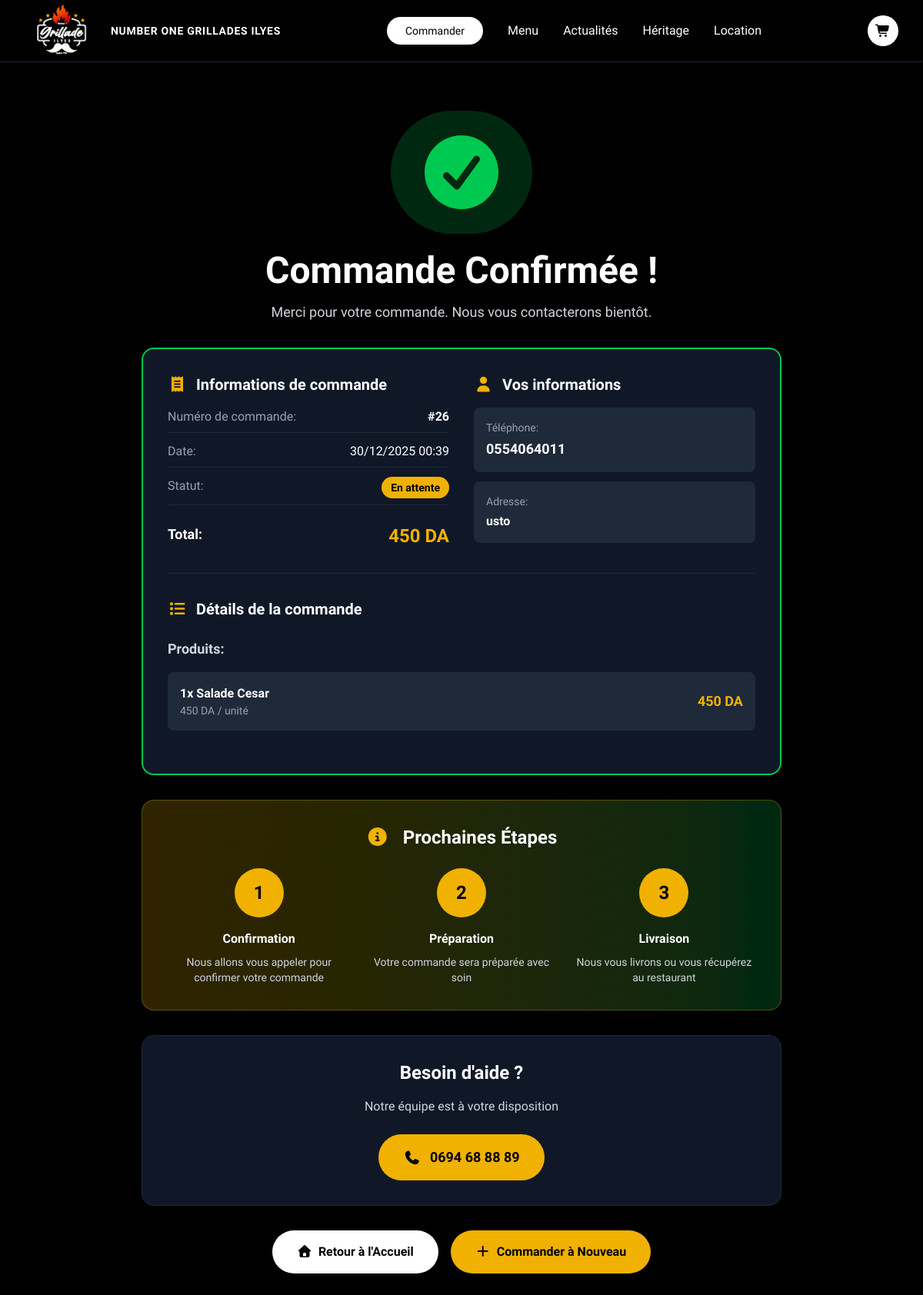
The page /restaurant/confirmation/26/ on the database its author committed.
### restaurant/models.py (models this page shows, shortened)
class Order(models.Model):
    STATUS_CHOICES = [
        ('pending', 'En attente'),
        ('confirmed', 'Confirmée'),
        ('preparing', 'En préparation'),
        ('ready', 'Prête'),
        ('delivered', 'Livrée'),
        ('cancelled', 'Annulée'),
    ]
    customer_phone = models.CharField(max_length=20)
    customer_name = models.CharField(max_length=100, blank=True)
    customer_address = models.TextField(blank=True, null=True)
    total_price = models.DecimalField(max_digits=10, decimal_places=2)
    additional_notes = models.TextField(blank=True, null=True)
    status = models.CharField(max_length=20, choices=STATUS_CHOICES, default='pending')
    created_at = models.DateTimeField(auto_now_add=True)
    updated_at = models.DateTimeField(auto_now=True)
    class Meta:
        ordering = ['-created_at']

class OrderItem(models.Model):
    order = models.ForeignKey(Order, on_delete=models.CASCADE, related_name='items')
    product = models.ForeignKey(Product, on_delete=models.CASCADE)
    quantity = models.IntegerField(validators=[MinValueValidator(1)])
    unit_price = models.DecimalField(max_digits=10, decimal_places=2)
    total_price = models.DecimalField(max_digits=10, decimal_places=2)
    notes = models.TextField(blank=True, null=True)

class Product(models.Model):
    name = models.CharField(max_length=100)
    category = models.ForeignKey(Category, on_delete=models.CASCADE)
    description = models.TextField()
    is_available = models.BooleanField(default=True)
    image = models.ImageField(upload_to='products/')
    price = models.DecimalField(max_digits=10, decimal_places=2)
    is_featured = models.BooleanField(default=False)

### restaurant/views.py (the view)
# urls.py: path('confirmation/<int:order_id>/', views.order_confirmation, name='order_confirmation'),
def order_confirmation(request, order_id):
    order = get_object_or_404(Order, id=order_id)
    context = {
        'order': order
    }
    return render(request, 'restaurant/order_confirmation.html', context)

### restaurant/templates/restaurant/order_confirmation.html (shortened to what this page needs)
{% extends 'base.html' %}
{% load static %}
{% block content %}
<section class="bg-black min-h-screen py-16">
    <div class="max-w-4xl mx-auto px-4 sm:px-6 lg:px-8">
        <div class="text-center mb-8">
            <div class="inline-block bg-green-500/20 rounded-full p-8 mb-6 animate-pulse">
                <i class="fas fa-check-circle text-green-500 text-8xl"></i>
            </div>
            <h1 class="text-4xl md:text-5xl font-bold text-white mb-4">
                Commande Confirmée !
            </h1>
            <p class="text-gray-300 text-lg">
                Merci pour votre commande. Nous vous contacterons bientôt.
            </p>
        </div>
        <div class="bg-gray-900 rounded-2xl p-8 border-2 border-green-500 mb-8">
            <div class="grid grid-cols-1 md:grid-cols-2 gap-8 mb-8">
                <div>
                    <h2 class="text-xl font-bold text-white mb-4 flex items-center">
                        <i class="fas fa-receipt text-yellow-500 mr-3"></i>
                        Informations de commande
                    </h2>
                    <div class="space-y-3">
                        <div class="flex justify-between border-b border-gray-800 pb-2">
                            <span class="text-gray-400">Numéro de commande:</span>
                            <span class="text-white font-bold">#{{ order.id }}</span>
                        </div>
                        <div class="flex justify-between border-b border-gray-800 pb-2">
                            <span class="text-gray-400">Date:</span>
                            <span class="text-white">{{ order.created_at|date:"d/m/Y H:i" }}</span>
                        </div>
                        <div class="flex justify-between border-b border-gray-800 pb-2">
                            <span class="text-gray-400">Statut:</span>
                            <span class="bg-yellow-500 text-black px-3 py-1 rounded-full text-sm font-bold">
                                {{ order.get_status_display }}
                            </span>
                        </div>
                        <div class="flex justify-between pt-3">
                            <span class="text-white font-bold text-lg">Total:</span>
                            <span class="text-yellow-500 font-bold text-2xl">{{ order.total_price|floatformat:0 }} DA</span>
                        </div>
                    </div>
                </div>
                <div>
                    <h2 class="text-xl font-bold text-white mb-4 flex items-center">
                        <i class="fas fa-user text-yellow-500 mr-3"></i>
                        Vos informations
                    </h2>
                    <div class="space-y-3">
                        <div class="bg-gray-800 rounded-lg p-4">
                            <p class="text-gray-400 text-sm mb-1">Téléphone:</p>
                            <p class="text-white font-semibold text-lg">{{ order.customer_phone }}</p>
                        </div>
                        {% if order.customer_address %}
                        <div class="bg-gray-800 rounded-lg p-4">
                            <p class="text-gray-400 text-sm mb-1">Adresse:</p>
                            <p class="text-white font-semibold">{{ order.customer_address }}</p>
                        </div>
                        {% endif %}
                    </div>
                </div>
            </div>
            <div class="border-t border-gray-800 pt-8">
                <h2 class="text-xl font-bold text-white mb-6 flex items-center">
                    <i class="fas fa-list text-yellow-500 mr-3"></i>
                    Détails de la commande
                </h2>
                {% if order.items.all %}
                <div class="mb-6">
                    <h3 class="text-lg font-semibold text-gray-300 mb-4">Produits:</h3>
                    <div class="space-y-3">
                        {% for item in order.items.all %}
                        <div class="bg-gray-800 rounded-lg p-4 flex justify-between items-center">
                            <div>
                                <p class="text-white font-semibold">{{ item.quantity }}x {{ item.product.name }}</p>
                                <p class="text-gray-400 text-sm">{{ item.unit_price|floatformat:0 }} DA / unité</p>
                            </div>
                            <span class="text-yellow-500 font-bold text-lg">{{ item.total_price|floatformat:0 }} DA</span>
                        </div>
                        {% endfor %}
                    </div>
                </div>
                {% endif %}
            </div>
        </div>
        <div class="bg-gradient-to-r from-yellow-500/20 to-green-500/20 rounded-2xl p-8 border border-yellow-500/30 mb-8">
            <h2 class="text-2xl font-bold text-white mb-6 text-center">
                <i class="fas fa-info-circle text-yellow-500 mr-3"></i>
                Prochaines Étapes
            </h2>
            <div class="grid grid-cols-1 md:grid-cols-3 gap-6">
                <div class="text-center">
                    <div class="bg-yellow-500 text-black w-16 h-16 rounded-full flex items-center justify-center mx-auto mb-4 text-2xl font-bold">1</div>
                    <h3 class="text-white font-bold mb-2">Confirmation</h3>
                    <p class="text-gray-300 text-sm">Nous allons vous appeler pour confirmer votre commande</p>
                </div>
                <div class="text-center">
                    <div class="bg-yellow-500 text-black w-16 h-16 rounded-full flex items-center justify-center mx-auto mb-4 text-2xl font-bold">2</div>
                    <h3 class="text-white font-bold mb-2">Préparation</h3>
                    <p class="text-gray-300 text-sm">Votre commande sera préparée avec soin</p>
                </div>
                <div class="text-center">
                    <div class="bg-yellow-500 text-black w-16 h-16 rounded-full flex items-center justify-center mx-auto mb-4 text-2xl font-bold">3</div>
                    <h3 class="text-white font-bold mb-2">Livraison</h3>
                    <p class="text-gray-300 text-sm">Nous vous livrons ou vous récupérez au restaurant</p>
                </div>
            </div>
        </div>
        <div class="bg-gray-900 rounded-2xl p-8 border border-gray-800 text-center mb-8">
            <h2 class="text-2xl font-bold text-white mb-4">Besoin d'aide ?</h2>
            <p class="text-gray-300 mb-6">Notre équipe est à votre disposition</p>
            <a href="tel:+213694688889" class="inline-flex items-center gap-3 bg-yellow-500 text-black px-8 py-4 rounded-full font-bold hover:bg-yellow-400 transition text-lg">
                <i class="fas fa-phone"></i>
                0694 68 88 89
            </a>
        </div>
        <div class="flex flex-col sm:flex-row gap-4 justify-center">
            <a href="{% url 'core:home' %}" class="bg-white text-black px-8 py-4 rounded-full font-bold hover:bg-gray-200 transition text-center">
                <i class="fas fa-home mr-2"></i>Retour à l'Accueil
            </a>
            <a href="{% url 'restaurant:order' %}" class="bg-yellow-500 text-black px-8 py-4 rounded-full font-bold hover:bg-yellow-400 transition text-center">
                <i class="fas fa-plus mr-2"></i>Commander à Nouveau
            </a>
        </div>
    </div>
</section>
{% endblock %}

### core/templates/base.html (style rules this page uses)
.font-marcellus { font-family: 'Marcellus', serif; }

### restaurant/templates/restaurant/order_confirmation.html (style rules this page uses)
.animate-pulse { animation: pulse 2s ease-in-out infinite; }

### rows shown on the page
Order: id "26", created_at "30/12/2025 00:39", status "En attente", total_price "450", customer_phone "0554064011", customer_address "usto"
OrderItem: quantity "1", product.name "Salade Cesar", unit_price "450", total_price "450"
